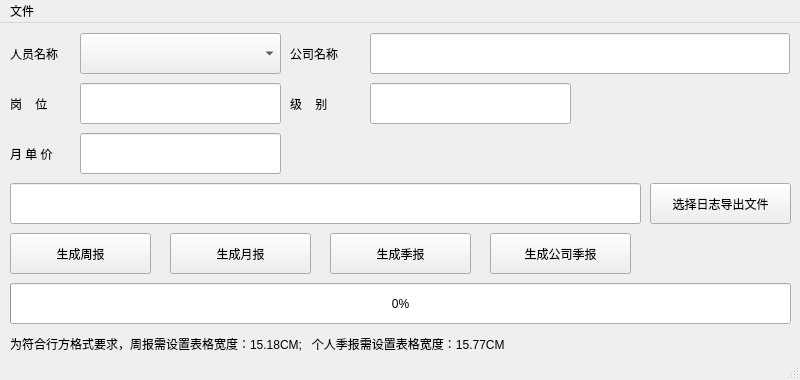
<?xml version="1.0" encoding="UTF-8"?>
<ui version="4.0">
 <class>MainWindow</class>
 <widget class="QMainWindow" name="MainWindow">
  <property name="geometry">
   <rect>
    <x>0</x>
    <y>0</y>
    <width>800</width>
    <height>380</height>
   </rect>
  </property>
  <property name="windowTitle">
   <string>工作报告生成器</string>
  </property>
  <property name="windowIcon">
   <iconset resource="appico.qrc">
    <normaloff>:/icon/images/App.ico</normaloff>:/icon/images/App.ico</iconset>
  </property>
  <widget class="QWidget" name="centralwidget">
   <widget class="QComboBox" name="comboBox">
    <property name="geometry">
     <rect>
      <x>80</x>
      <y>10</y>
      <width>201</width>
      <height>41</height>
     </rect>
    </property>
   </widget>
   <widget class="QLabel" name="label">
    <property name="geometry">
     <rect>
      <x>10</x>
      <y>10</y>
      <width>71</width>
      <height>41</height>
     </rect>
    </property>
    <property name="text">
     <string>人员名称</string>
    </property>
   </widget>
   <widget class="QPushButton" name="btn_file">
    <property name="geometry">
     <rect>
      <x>650</x>
      <y>160</y>
      <width>141</width>
      <height>41</height>
     </rect>
    </property>
    <property name="text">
     <string>选择日志导出文件</string>
    </property>
   </widget>
   <widget class="QLineEdit" name="lineEdit_FilePath">
    <property name="geometry">
     <rect>
      <x>10</x>
      <y>160</y>
      <width>631</width>
      <height>41</height>
     </rect>
    </property>
    <property name="readOnly">
     <bool>true</bool>
    </property>
   </widget>
   <widget class="QLineEdit" name="lineEdit_company">
    <property name="geometry">
     <rect>
      <x>370</x>
      <y>10</y>
      <width>420</width>
      <height>41</height>
     </rect>
    </property>
    <property name="readOnly">
     <bool>true</bool>
    </property>
   </widget>
   <widget class="QLabel" name="label_2">
    <property name="geometry">
     <rect>
      <x>290</x>
      <y>10</y>
      <width>71</width>
      <height>41</height>
     </rect>
    </property>
    <property name="text">
     <string>公司名称</string>
    </property>
   </widget>
   <widget class="QLabel" name="label_3">
    <property name="geometry">
     <rect>
      <x>10</x>
      <y>60</y>
      <width>71</width>
      <height>41</height>
     </rect>
    </property>
    <property name="text">
     <string>岗    位</string>
    </property>
   </widget>
   <widget class="QLabel" name="label_4">
    <property name="geometry">
     <rect>
      <x>290</x>
      <y>60</y>
      <width>71</width>
      <height>41</height>
     </rect>
    </property>
    <property name="text">
     <string>级    别</string>
    </property>
   </widget>
   <widget class="QLabel" name="label_5">
    <property name="geometry">
     <rect>
      <x>10</x>
      <y>110</y>
      <width>71</width>
      <height>41</height>
     </rect>
    </property>
    <property name="text">
     <string>月 单 价</string>
    </property>
   </widget>
   <widget class="QLineEdit" name="lineEdit_station">
    <property name="geometry">
     <rect>
      <x>80</x>
      <y>60</y>
      <width>201</width>
      <height>41</height>
     </rect>
    </property>
    <property name="readOnly">
     <bool>true</bool>
    </property>
   </widget>
   <widget class="QLineEdit" name="lineEdit_level">
    <property name="geometry">
     <rect>
      <x>370</x>
      <y>60</y>
      <width>201</width>
      <height>41</height>
     </rect>
    </property>
    <property name="readOnly">
     <bool>true</bool>
    </property>
   </widget>
   <widget class="QLineEdit" name="lineEdit_MonthlyUnitPrice">
    <property name="geometry">
     <rect>
      <x>80</x>
      <y>110</y>
      <width>201</width>
      <height>41</height>
     </rect>
    </property>
    <property name="readOnly">
     <bool>true</bool>
    </property>
   </widget>
   <widget class="QPushButton" name="btn_WeekLog">
    <property name="geometry">
     <rect>
      <x>10</x>
      <y>210</y>
      <width>141</width>
      <height>41</height>
     </rect>
    </property>
    <property name="text">
     <string>生成周报</string>
    </property>
   </widget>
   <widget class="QPushButton" name="btn_MonthLog">
    <property name="geometry">
     <rect>
      <x>170</x>
      <y>210</y>
      <width>141</width>
      <height>41</height>
     </rect>
    </property>
    <property name="text">
     <string>生成月报</string>
    </property>
   </widget>
   <widget class="QPushButton" name="btn_SeasonLog">
    <property name="geometry">
     <rect>
      <x>330</x>
      <y>210</y>
      <width>141</width>
      <height>41</height>
     </rect>
    </property>
    <property name="text">
     <string>生成季报</string>
    </property>
   </widget>
   <widget class="QPushButton" name="btn_CorpSeasonLog">
    <property name="geometry">
     <rect>
      <x>490</x>
      <y>210</y>
      <width>141</width>
      <height>41</height>
     </rect>
    </property>
    <property name="text">
     <string>生成公司季报</string>
    </property>
   </widget>
   <widget class="QProgressBar" name="progressBar">
    <property name="geometry">
     <rect>
      <x>10</x>
      <y>260</y>
      <width>781</width>
      <height>41</height>
     </rect>
    </property>
    <property name="value">
     <number>0</number>
    </property>
   </widget>
   <widget class="QLabel" name="label_6">
    <property name="geometry">
     <rect>
      <x>10</x>
      <y>310</y>
      <width>621</width>
      <height>21</height>
     </rect>
    </property>
    <property name="text">
     <string>为符合行方格式要求，周报需设置表格宽度：15.18CM;   个人季报需设置表格宽度：15.77CM</string>
    </property>
   </widget>
  </widget>
  <widget class="QStatusBar" name="statusbar"/>
  <widget class="QMenuBar" name="menuBar">
   <property name="geometry">
    <rect>
     <x>0</x>
     <y>0</y>
     <width>800</width>
     <height>22</height>
    </rect>
   </property>
   <widget class="QMenu" name="menu">
    <property name="title">
     <string>文件</string>
    </property>
    <addaction name="actionopen"/>
   </widget>
   <addaction name="menu"/>
  </widget>
  <action name="actionopen">
   <property name="text">
    <string>选择文件</string>
   </property>
   <property name="toolTip">
    <string>选择文件</string>
   </property>
  </action>
 </widget>
 <resources>
  <include location="appico.qrc"/>
 </resources>
 <connections/>
</ui>
